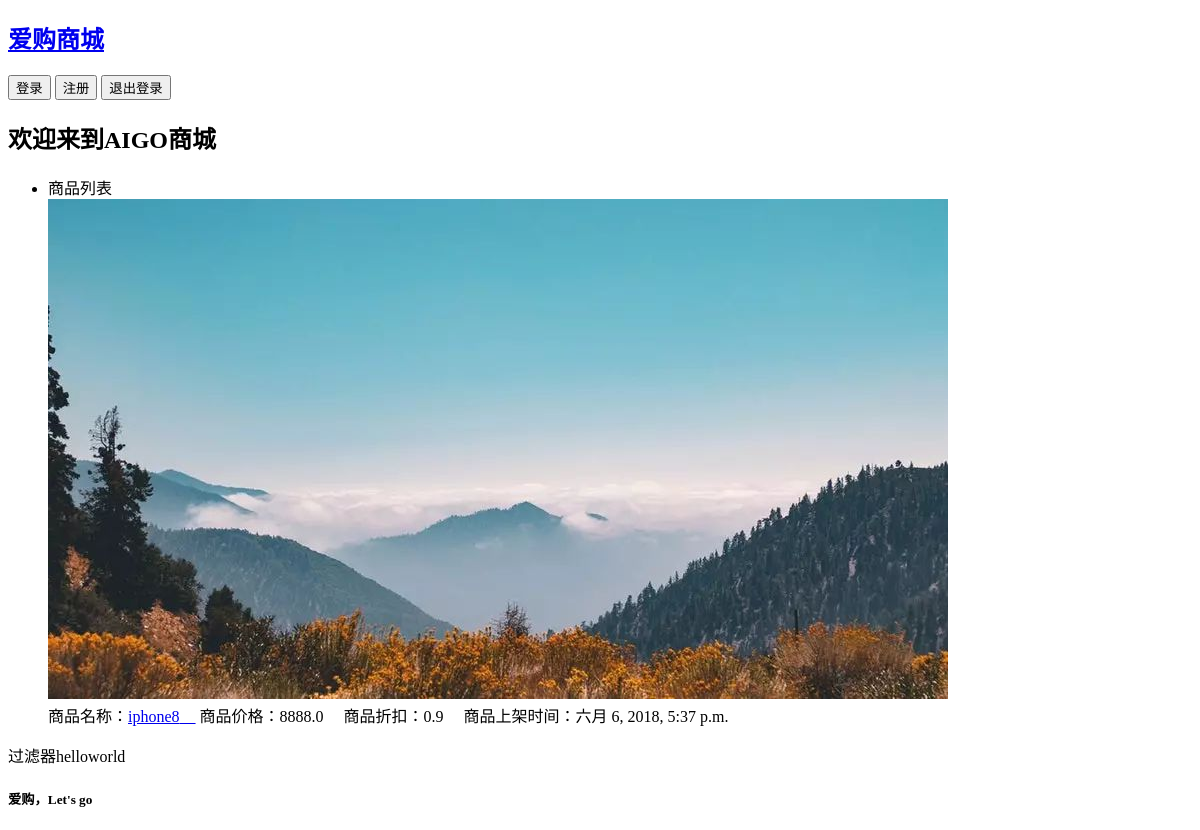
Page /shop/ on the earlier database version.
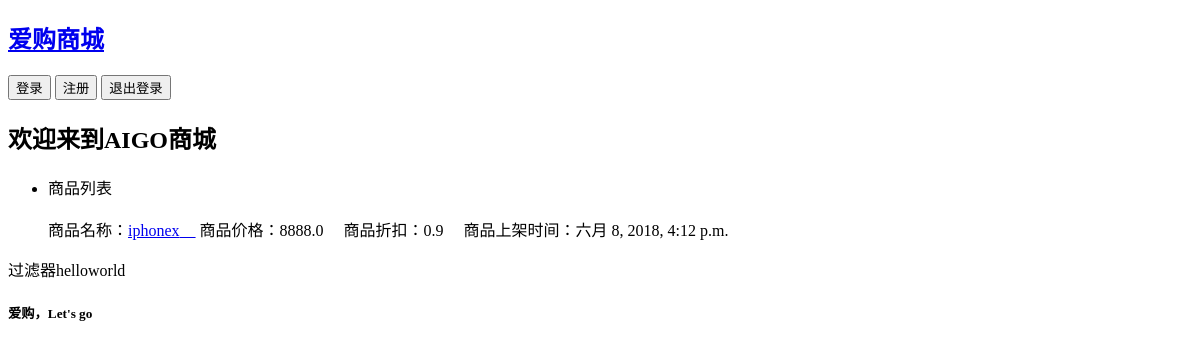
Same page on the later database version.
### shop/models.py (models this page shows)
class Commodity(models.Model):
    STATUS = (
        (1, "在售"),
        (2, "缺货"),
        (3, "下架"),
    )
    name = models.CharField(verbose_name='商品名称', max_length=255)
    price = models.FloatField(verbose_name="商品价格")
    discount = models.FloatField(verbose_name="商品折扣")
    status = models.IntegerField(verbose_name="商品状态", choices=STATUS)
    ptime = models.DateTimeField("上架时间", auto_now=True)
    context = RichTextUploadingField(null=True)
    img = models.ImageField(verbose_name="商品图片", upload_to='imgs/')
    class Meta:
        verbose_name = verbose_name_plural = "商品信息"

### shop/views.py (the view)
# urls.py: path('', index, name='index'),
def index(request):
    goods = Commodity.objects.all()
    return render(request, 'index.html', context={
        'goods': goods,
        'hello': "hello",
    })

### shop/templatetags/upper.py (called while the page is built)
@register.tag
def upper(parser, token):
    nodelist = parser.parse("endupper")
    parser.delete_first_token()
    return UpperNode(nodelist)

def ass(value1):
    return value1 + "world"

    def render(self, context):
        content = self.nodelist.render(context)
        return content.upper()

### shop/templates/index.html (shortened to what this page needs)
{% extends "base.html" %}
{% block body %}
<h2>
    {% load upper %}
</h2>
    <ul>
        <li>商品列表</li>
        {% for good in goods%}
        <img src="{{ MEDIA_URL }}{{ good.img }}" alt="{{ good.img }}">
        <br>
        商品名称：<a href="{% url 'info' good.id %}">{{ good.name }}&emsp;</a>
        商品价格：{{ good.price }}&emsp;
        {% if good.discount %}
        商品折扣：{{ good.discount }}&emsp;
        {% endif %}
        商品上架时间：{{ good.ptime }}&emsp;
        <br>
        {% endfor %}
    </ul>
    <div>
        过滤器{{ hello | ass}}
    </div>
{% endblock %}

### shop/templates/base.html (shortened to what this page needs)
<!DOCTYPE html>
<html lang="en">
<head>
</head>
<body>
    {% include "nav.html" %}
    {% block body %}{% endblock%}
    {% include "foot.html" %}
</body>
</html>

### shop/templates/nav.html
<nav>
    <h2><a href="{% url 'index' %}">爱购商城</a></h2>
    <a href="{% url 'login' %}"><button>登录</button></a>
    <a href="{% url 'create' %}"><button>注册</button></a>
    <a href="{% url 'logout' %}"><button>退出登录</button></a>
</nav>

### shop/templates/foot.html
<div class="foot">
    <nav>
        <h5>爱购，Let's go</h5>
    </nav>
</div>

Differences in the rows shown:
removed Commodity: img (picture), name "iphone8", price "8888.0", discount "0.9", ptime "六月 6, 2018, 5:37 p.m."
added Commodity: name "iphonex", price "8888.0", discount "0.9", ptime "六月 8, 2018, 4:12 p.m."
